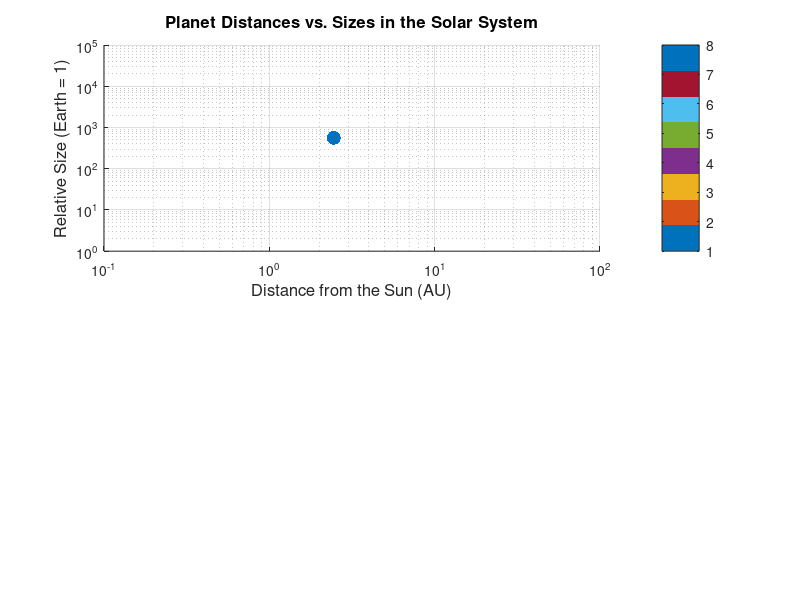

Recreate this plot in MATLAB. (Note: this script raises an error after producing the figure.)
% Author Name: Landon Keveanos 
% Email: Kevean28@students.rowan.edu
% Course: MATLAB Programming - Fall 2024
% Assignment: Homework 2
% Date:10/2/24
%Problem 4
% Making the vectors for each planet with their respecive sizes and
% distances
clear var 
clc
planet_names = {'Mercury', 'Venus', 'Earth', 'Mars', 'Jupiter', 'Saturn', 'Uranus', 'Neptune'};
planet_distances = [0.39, 0.72, 1.0, 1.52, 5.2, 9.58, 19.18, 30.07];  % in AU
planet_sizes = [0.055, 0.815, 1.0, 0.107, 317.8, 95.2, 14.5, 17.1];  % relative to Earth

% creates a figure for the sub plot 
figure('Position', [100, 100, 800, 600]);

% makes a scatter plot to seperate the plants by their size and distane
% apart
subplot(2, 1, 1);
scatter(planet_distances, planet_sizes * 50, 100, linspace(1, 8, numel(planet_names)), 'filled');
title('Planet Distances vs. Sizes in the Solar System', 'FontSize', 12);
xlabel('Distance from the Sun (AU)', 'FontSize', 12);
ylabel('Relative Size (Earth = 1)', 'FontSize', 12);
set(gca, 'XScale', 'log', 'YScale', 'log');
grid on;

%makes colored bars to seperate each planet
colormap(lines(numel(planet_names)));
c = colorbar;
c.Ticks = linspace(1, 8, numel(planet_names));
c.TickLabels = planet_names;
c.Label.String = 'Planets';

% makes a chart of the planets 
subplot(2, 1, 2);
bar(planet_distances, 'FaceColor', 'green');
set(gca, 'XTickLabel', planet_names);
title('Distances of Planets from the Sun', 'FontSize', 12);
xlabel('Planets', 'FontSize', 12);
ylabel('Distance from the Sun (AU)', 'FontSize', 12);
grid on;

% Saves the picture
saveas(gcf, 'solar_system_visualization.png');